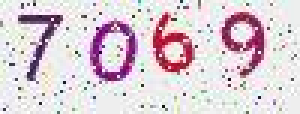
#> input picture hack/Bombingtool/code/haodaifu.png, 100 x 38 px, found by its file name (shown 3 times larger)
$ python 2.py
#> lines starting #> are read from the running program, lines starting #| are printed output that depends on the picture; after the words box and inside, x2 and y2 are one past the last pixel; in counts of white or black regions, pixels touching at a corner belong together
from PIL import Image
import pytesseract

# [16 lines of commented-out code are left out]
import cv2

img1 = cv2.imread(r'.\hack\Bombingtool\code\haodaifu.png',cv2.IMREAD_GRAYSCALE)
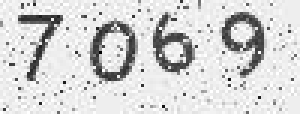
#> img1: shape (38, 100) (shown 3 times larger); min 0, max 255, mean 211.8

img1 = cv2.resize(img1,(300,300),interpolation=cv2.INTER_AREA)
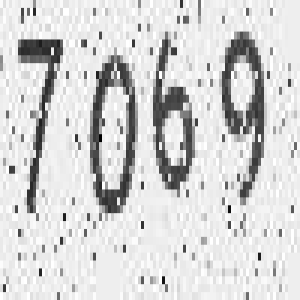
#> img1: shape (300, 300); min 0, max 255, mean 211.8
cv2.imshow('img1',img1)
#
#


ret,binary = cv2.threshold(img1,175,255,cv2.THRESH_BINARY)
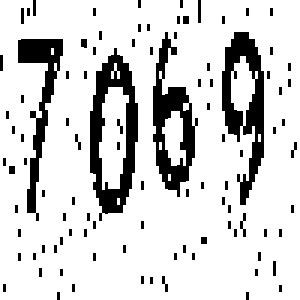
#> binary: shape (300, 300); 83.1% white; 98 black regions, largest, box (x1, y1, x2, y2) and area: (90, 48, 138, 221) 3765, (222, 32, 264, 205) 3354, (153, 32, 198, 197) 3075
ret,binaryinv = cv2.threshold(img1,175,255,cv2.THRESH_BINARY_INV)
ret,trunc = cv2.threshold(img1,175,255,cv2.THRESH_TRUNC)
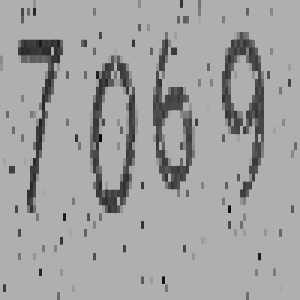
#> trunc: shape (300, 300); min 0, max 175, mean 161
ret,tozero = cv2.threshold(img1,175,255,cv2.THRESH_TOZERO)
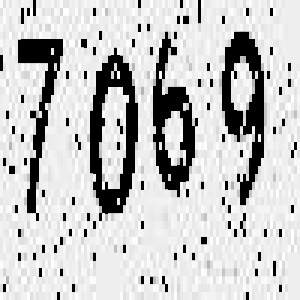
#> tozero: shape (300, 300); min 0, max 255, mean 196.1
ret,tozeroinv = cv2.threshold(img1,175,255,cv2.THRESH_TOZERO_INV)
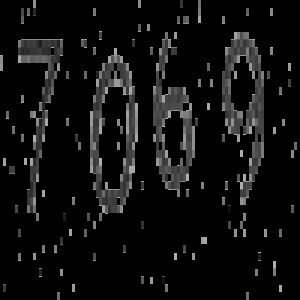
#> tozeroinv: shape (300, 300); min 0, max 175, mean 15.7


cv2.imshow('binary',binary)
cv2.imshow('binaryinv',binaryinv)
cv2.imshow('trunc',trunc)
cv2.imshow('tozero',tozero)
cv2.imshow('tozeroinv',tozeroinv)
cv2.waitKey(0)
